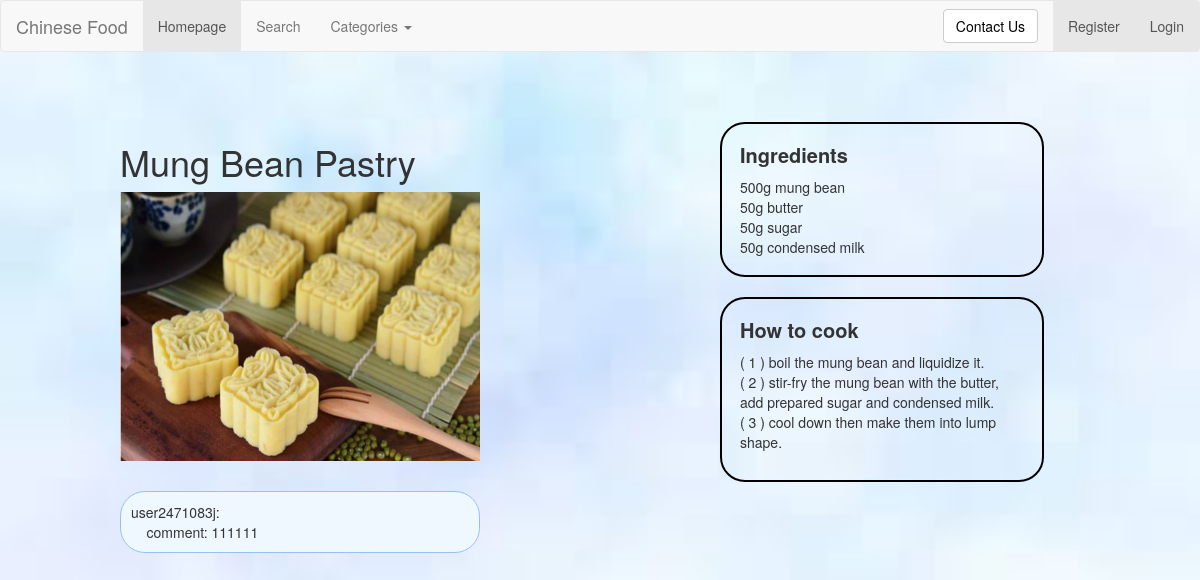
Page /rango/dessert3/ on the earlier database version.
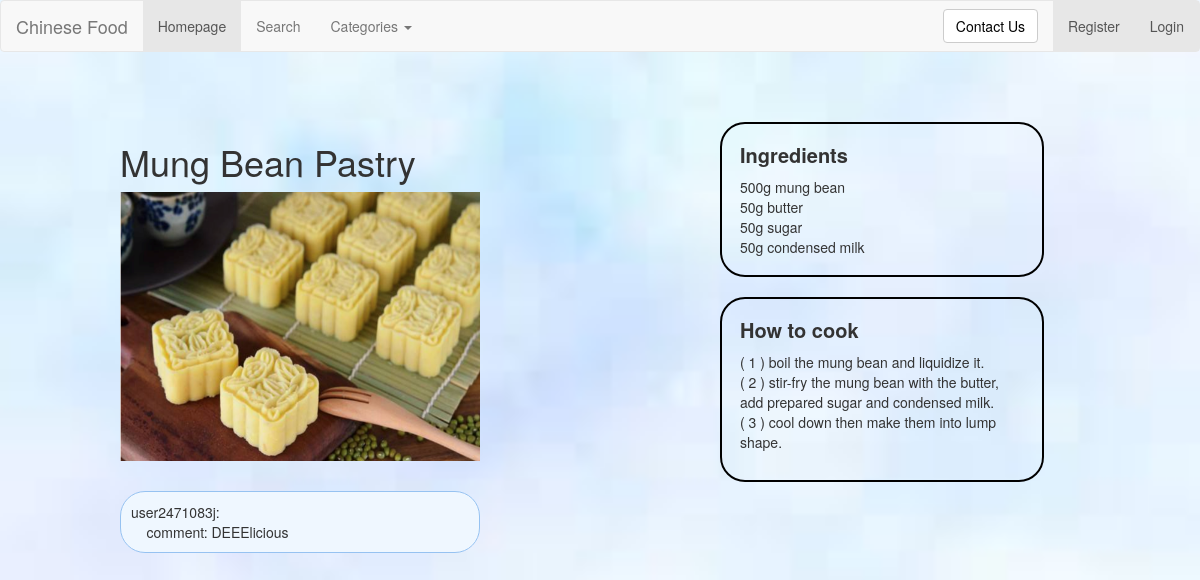
Same page on the later database version.
### rango/models.py (models this page shows, shortened)
class UserComment(models.Model):
    username = models.CharField(max_length=64)
    comment = models.CharField(max_length=1028, default='')
    dish = models.CharField(max_length=128, default='')
    islike = models.BooleanField(default=True)

### rango/views.py (the view, shortened to what this page needs)
# urls.py: path('dessert3/', views.dessert3, name='dessert3'),
def dessert3(request):
    category_list = Category.objects.order_by('-category')
    d = "dessert3"
    d2 = "Mung Bean Pastry"
    dish = Dish.objects.get(dish=d2)
    form = DishForm()
    info_list = UserComment.objects.filter(dish=d)
    return render(request, "rango/dessert3.html", {"info_list": info_list,
                                                   "categories": category_list,
                                                   "form": form,
                                                   "dish": dish, })

### templates/rango/dessert3.html (shortened to what this page needs)
{% extends 'rango/base.html' %}
{% load staticfiles %}
{% block image_block %}
<h1>Mung Bean Pastry</h1>
<img src="{% static 'images/dessert3.png' %}" alt="" width="100%" id="pic">
{% endblock %}
{% block ingredients_block%}
500g mung bean<br>
50g butter<br>
50g sugar<br>
50g condensed milk<br>
{% endblock %}
{% block howToCook_block %}
( 1 ) boil the mung bean and liquidize it. <br>
( 2 ) stir-fry the mung bean with the butter, add prepared sugar and condensed milk. <br>
( 3 ) cool down then make them into lump shape.<br>
{% endblock %}

### templates/rango/base.html (shortened to what this page needs)
<!DOCTYPE html>
{% load staticfiles %}
<html>
<head>
	<link rel="stylesheet" href="https://cdn.staticfile.org/twitter-bootstrap/3.3.7/css/bootstrap.min.css">
    <link rel="stylesheet" href="{% static 'css/dish.css' %}">
</head>
<body>
<nav class="navbar navbar-default" role="navigation">
    <div class="container-fluid">
    <div class="navbar-header">
        <a class="navbar-brand" href="/rango/">Chinese Food</a>
    </div>
    <div>
        <ul class="nav navbar-nav navbar-left">
            <li class="active"><a href="/rango/">Homepage</a></li>
            <li><a href="{% url 'rango:test' %}">Search</a></li>
            <li class="dropdown">
                <a href="#" class="dropdown-toggle" data-toggle="dropdown">
                    Categories
                    <b class="caret"></b>
                </a>
            </li>
        </ul>
        <ul class="nav navbar-nav navbar-right">
            {% if user.is_authenticated %}
            <a href="{% url 'rango:userInfor' %}"> hi {{ user.username }}!</a>
            <li class="active">
                <a class="a2" href=" {% url 'auth_logout' %}?next=/rango/">Logout</a>
            </li>
        {% else %}
            <li class="active">
                <a class="a2" href="{% url 'registration_register' %}">Register</a>
            </li>
            <li class="active">
                 <a class="a2" href="{% url 'auth_login' %}">Login</a>
            </li>
        {% endif %}
        </ul>
        <form class="navbar-form navbar-right" role="search">
            <button type="submit" class="btn btn-default">
                <a href="mailto:2471083j@student.gla.ac.uk
                        subject=About Django Project">
                        Contact Us</a>
            </button>
        </form>
    </div>
    </div>
</nav>
<div class="main w1000">
    <div class="main_l f">
        <div class="slide" id="box">
            <div class="banner">
                {% block image_block %}{% endblock %}
            </div>
        </div>
        <div class="add">
            <div>
                {% for i in info_list %}
                    user{{ i.username }}: <br>
                    &nbsp&nbsp&nbsp&nbspcomment: {{ i.comment }} <br>
                {% endfor %}
            </div>
        </div>
    </div>
    <div class="main_r r">
        <div class="ing">
            <p>Ingredients</p>
            {% block ingredients_block %}{% endblock %}
        </div>
        <div class="how">
            <p>How to cook</p>
            <div>
                {% block howToCook_block %}{% endblock %}
            </div>
        </div>
    </div>
</div>
</body>
</html>

Differences in the rows shown:
removed UserComment: username "2471083j", comment "111111"
added UserComment: username "2471083j", comment "DEEElicious"
